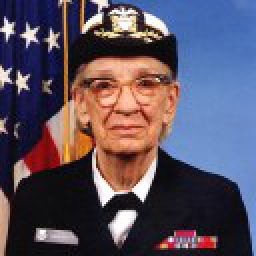
#> input picture Week_4/Pillow (PIL)/hopper.ppm, 128 x 128 px, found by its file name (shown 2 times larger)
$ python tut4.py
#> lines starting #> are read from the running program, lines starting #| are printed output that depends on the picture; after the words box and inside, x2 and y2 are one past the last pixel; in counts of white or black regions, pixels touching at a corner belong together
from PIL import Image
import os, sys

im = Image.open("Pil/hopper.ppm")
#> im is the input picture: PIL image 128x128 RGB; mean R, G, B 89.7, 80.1, 95.4

print(im.format, im.size, im.mode)
#| PPM (128, 128) RGB

# Color Transforms

with Image.open("hopper.ppm") as im:
    im = im.convert("L")
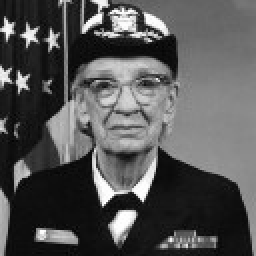
#> im: PIL image 128x128 L (shown 2 times larger); min 1, max 255, mean 84.7

# Applying Filters

from PIL import ImageFilter
out = im.filter(ImageFilter.DETAIL)
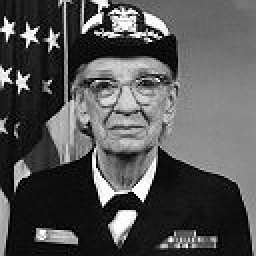
#> out: PIL image 128x128 L (shown 2 times larger); min 0, max 255, mean 84.6

# multiply each pixel by 20
out = im.point(lambda i: i * 20)
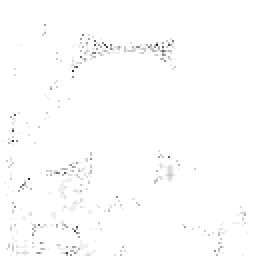
#> out: PIL image 128x128 L (shown 2 times larger); min 20, max 255, mean 253.1

# split the image into individual bands
source = im.split()

R, G, B = 0, 1, 2

# select regions where red is less than 100
mask = source[R].point(lambda i: i < 100 and 255)
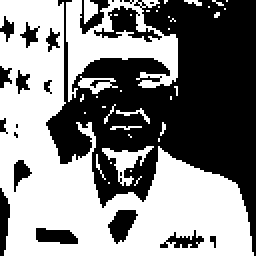
#> mask: PIL image 128x128 L (shown 2 times larger); 52.3% white; 23 black regions (10 under 20 px), largest, box (x1, y1, x2, y2) and area: (23, 0, 128, 128) 6630, (47, 3, 81, 21) 225, (54, 105, 69, 122) 153

# process the green band
#> (the run stopped early here; a loop or call above may not have finished)
